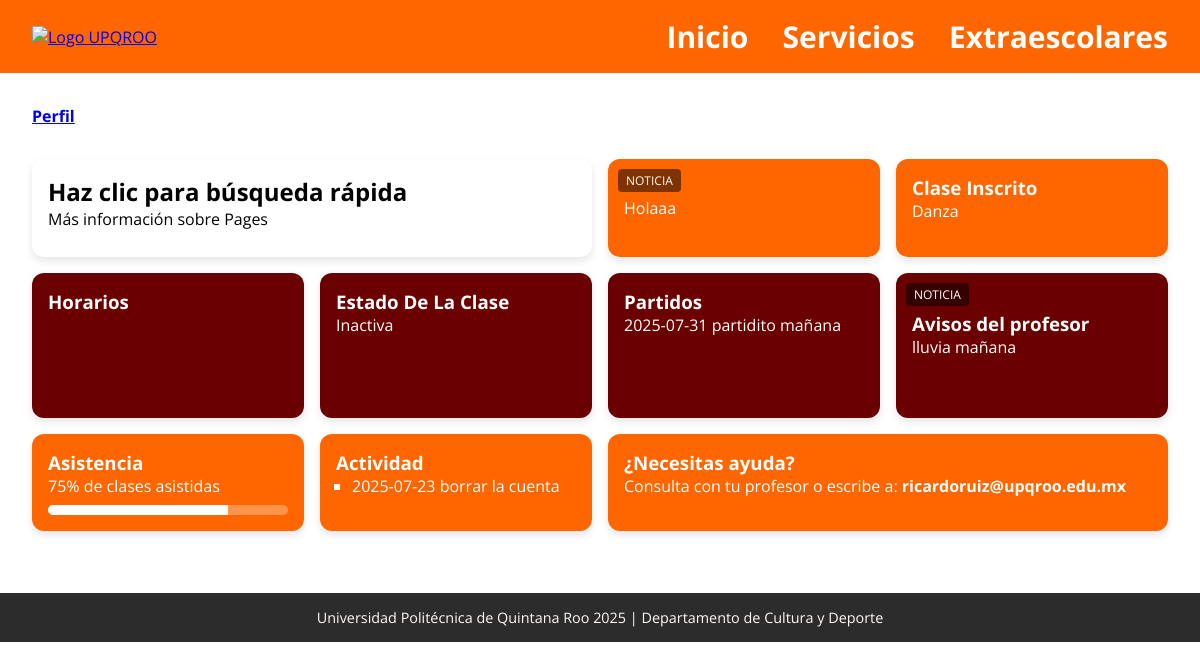
Page /alumnos.php (signed in) on the committed database.
### tables this page shows
CREATE TABLE `extraescolar` (
  `id` int(11) NOT NULL,
  `Nombre` varchar(25) NOT NULL,
  `Profesor` varchar(50) NOT NULL
);

CREATE TABLE `avisos` (
  `id` int(11) NOT NULL,
  `id_extraescolar` int(11) NOT NULL,
  `aviso` varchar(255) NOT NULL,
  `fecha_act` date DEFAULT NULL,
  `actividad` varchar(255) NOT NULL,
  `fecha` date NOT NULL,
  `partido` varchar(255) NOT NULL,
  `estado` enum('Activa','Inactiva') NOT NULL
);

CREATE TABLE `profesores` (
  `id` int(11) NOT NULL,
  `id_extraescolar` int(11) NOT NULL,
  `apellidoP` varchar(20) NOT NULL,
  `apellidoM` varchar(20) NOT NULL,
  `nombre` varchar(20) NOT NULL,
  `correo` varchar(30) NOT NULL
);

### alumnos.php (the view, shortened to what this page needs)
<?php
include("Conexion.php");
$id = $_SESSION['id'];
$query = mysqli_query($conn, "SELECT * FROM alumnos WHERE id = $id");
$datos = mysqli_fetch_assoc($query);
$extra = $datos["id_extraescolar"];
$query2 = mysqli_query($conn, "SELECT * FROM avisos WHERE id_extraescolar = $extra");
$datos2 = mysqli_fetch_assoc($query2);
$query3 = mysqli_query($conn, "SELECT * FROM extraescolar WHERE id = $extra");
$datos3 = mysqli_fetch_assoc($query3);
$query4 =  mysqli_query($conn,"SELECT * FROM profesores WHERE id_extraescolar = $extra");
$datos4 = mysqli_fetch_assoc($query4);
?>
<!DOCTYPE html>
<html lang="en">
<head>
    <link rel="stylesheet" href="./Estilos/alumnos.css?=v1">
</head>
<body>
  <header class="barra-superior">
    <div class="contenedor-barra">
      <a href="index.html"><img src="https://upqroo.edu.mx/wp-content/uploads/2020/11/2UPQROO-logo.png" alt="Logo UPQROO" class="logo"></a>
      <nav class="menu-navegacion">
        <a href="IniciarSesion.html">Inicio</a>
        <a href="Inscripcion.html">Servicios</a>
        <a href="Deportes.html">Extraescolares</a>
      </nav>
    </div>
  </header>
  <main class="contenido">
    <header class="encabezado">
      <a class="usuario" href="Usuario.php">Perfil</a>
    </header>
      <section class="tarjetas">
        <div class="tarjeta grande fondo-imagen">
          <h2>Haz clic para búsqueda rápida</h2>
          <p>Más información sobre Pages</p>
        </div>
        <div class="tarjeta mediana fondo-naranja">
          <div class="etiqueta">NOTICIA</div>
          <br>
          <p>Holaaa</p>
            <br>
        </div>
        <div class="tarjeta mediana fondo-naranja">
          <h3>Clase Inscrito</h3>
          <p><?php echo $datos3['Nombre'] ?></p>
        </div>
        <div class="tarjeta mediana fondo-vino">
            <h3>Horarios</h3>
        </div>
        <div class="tarjeta mediana fondo-vino">
            <h3>Estado De La Clase</h3>
            <p><?php echo $datos2['estado'] ?></p>
            <br>
            <br>
        </div>
        <div class="tarjeta mediana fondo-vino">
            <h3>Partidos</h3>
            <p><?php echo $datos2['fecha']?> <?php echo $datos2['partido'] ?></p>
            <br>
            <br>
        </div>
        <div class="tarjeta mediana fondo-vino">
            <div class="etiqueta">NOTICIA</div>
            <br>
            <h3>Avisos del profesor</h3>
            <p><?php echo $datos2['aviso']?></p>
            <br>
            <br>
        </div>
        <div class="tarjeta mediana fondo-naranja">
          <h3>Asistencia</h3>
          <p>75% de clases asistidas</p>
          <div class="barra-progreso">
            <div class="progreso" style="width: 75%;"></div>
          </div>
        </div>
        <div class="tarjeta mediana fondo-naranja">
          <h3>Actividad</h3>
          <ul>
            <li><?php echo $datos2['fecha_act']?> <?php echo $datos2['actividad']?></li>
          </ul>
        </div>
        <div class="tarjeta grande fondo-naranja">
          <h3>¿Necesitas ayuda?</h3>
          <p>Consulta con tu profesor o escribe a: <strong><?php echo $datos4['correo']?></strong></p>
        </div>
      </section>
    </main>
  <footer>
    Universidad Politécnica de Quintana Roo 2025 | Departamento de Cultura y Deporte
  </footer>
</body>
</html>

### Estilos/alumnos.css (style rules this page uses)
* { box-sizing: border-box; margin: 0; padding: 0; font-family: "Open Sans", sans-serif; }
body { margin: 0; font-family: 'Segoe UI', sans-serif; }
.barra-superior { background-color: #FF6600; color: white; width: 100vw; margin: 0; padding: 1rem 2rem; display: flex; justify-content: space-between; align-items: center; box-sizing: border-box; }
.contenedor-barra { width: 100%; display: flex; align-items: center; justify-content: space-between; }
.logo { height: 60px; }
.menu-navegacion a { color: white; text-decoration: none; margin-left: 30px; font-weight: bold; font-size: 30px; }
.contenido { flex: 1; padding: 2rem; }
.encabezado { display: flex; justify-content: space-between; align-items: center; margin-bottom: 2rem; }
.usuario { font-weight: bold; }
.tarjetas { display: grid; grid-template-columns: repeat(auto-fit, minmax(250px, 1fr)); gap: 1rem; }
.tarjeta { padding: 1rem; border-radius: 12px; color: white; position: relative; }
.mediana { grid-column: span 1; }
.grande { grid-column: span 2; }
.fondo-imagen { background-image: url('https://encrypted-tbn0.gstatic.com/images?q=tbn:ANd9GcT2SkosuBWRffVnvcbITRbIatlTwyINP4IEeQ&s'); background-size: cover; background-position: center; color: rgb(0, 0, 0); }
.fondo-naranja { background-color: #FF6600; }
.fondo-vino { background-color: #6B0000; }
.etiqueta { font-size: 0.75rem; background-color: rgba(0,0,0,0.5); padding: 0.2rem 0.5rem; border-radius: 4px; position: absolute; top: 10px; left: 10px; }
footer { text-align: center; background-color: #2c2c2c; color: #FFF9F4; padding: 15px; margin-top: 30px; font-size: 0.9rem; }
.tarjeta { box-shadow: 0 4px 8px rgba(0,0,0,0.1); transition: transform 0.2s ease, box-shadow 0.2s ease; }
.tarjeta li { margin-left: 1rem; margin-bottom: 0.3rem; list-style-type: square; }
.barra-progreso { background-color: rgba(255,255,255,0.3); border-radius: 10px; overflow: hidden; height: 10px; margin-top: 0.5rem; }
.progreso { background-color: white; height: 100%; width: 0%; transition: width 0.5s; }

### rows in the picture
extraescolar: Nombre "Danza"
avisos: estado "Inactiva", fecha "2025-07-31", partido "partidito mañana", aviso "lluvia mañana", fecha_act "2025-07-23", actividad "borrar la cuenta"
profesores: correo "ricardoruiz@upqroo.edu.mx"
